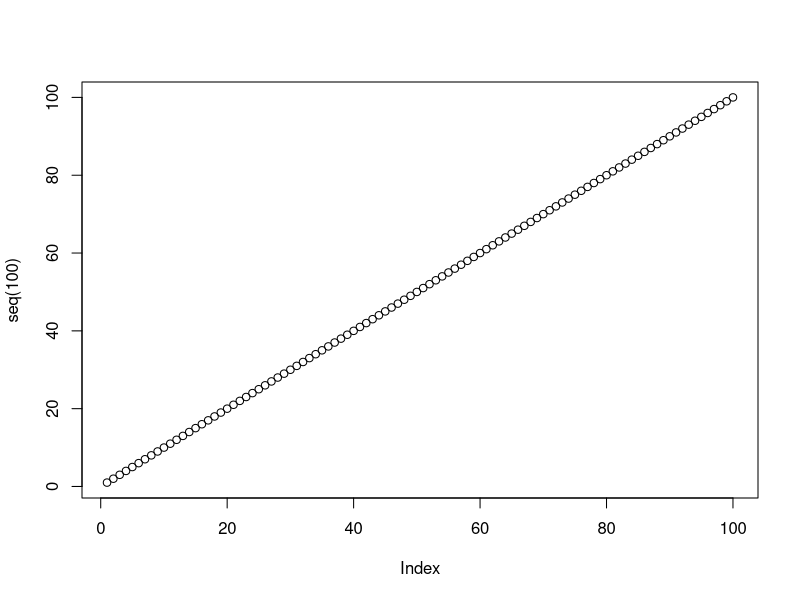
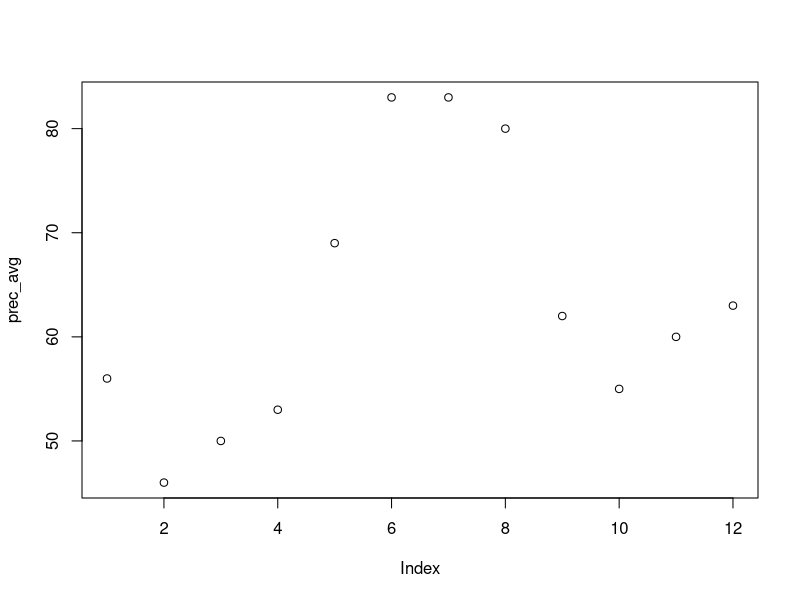
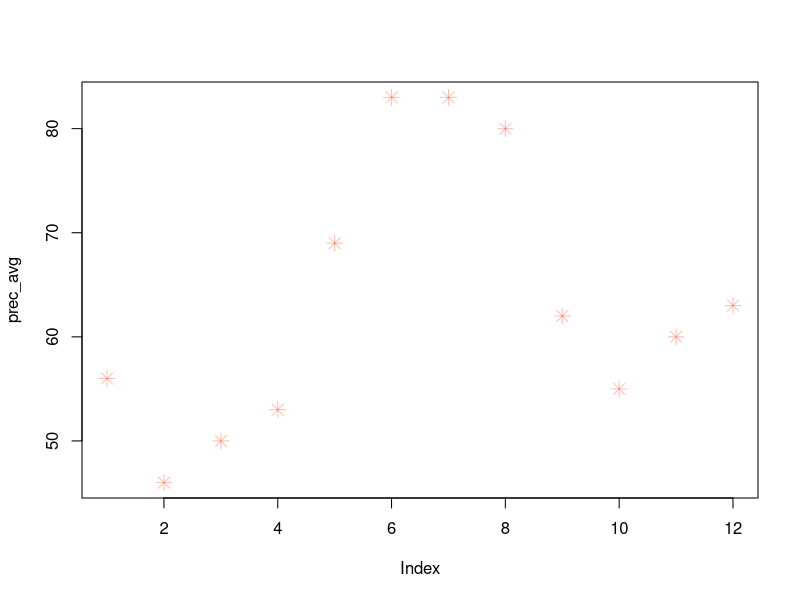

These figures' R source, in order: (Note: this script raises an error after producing the figures.)
5+6
5*5^4-88*15
0/0
1/0
result1 <- 5+6
result1
4**2
seq(1,9,by=2)
seq(100)
p <- seq(100)
p
a <- c("A", 1:100)
plot(seq(100))
head(a)
summary(a)
prec_avg <- c(56,46,50,53,69,83,83,80,62,55,60,63)
plot(prec_avg)
plot(prec_avg,pch=8,cex=1.5,col="#FF573360") #pch means point shapes #cex= symbol size (default=1), col= html color code
# http://htmlcolorcodes.com/

?plot

#getData

install.packages("raster")     
library(raster)

#Construction Side  One Korea 

PKR <- getData("GADM", country="PRK", level=1)
PKR
plot(PKR)
KOR <- getData("GADM",country="KOR", level=1) 
plot(KOR) 

FK <- union(PKR, KOR) #KOREA IS ONE 
plot(FK)

     
prec <- getData("worldclim",var="prec",res=.5,lon=127,lat=38)
plot(prec)

FK_prec <- crop(prec,FK)
plot(FK_prec)

FK_prec1 <- mask(FK_prec,FK)
plot(FK_prec1)


#Germany
germany <- getData("GADM",country="DEU",level=2)
plot(germany)
prec <- getData("worldclim",var="prec",res=.5,lon=10,lat=51)

ls(prec)
str(prec)
summary(prec)
prec_ger1 <- crop(prec,germany)
plot(prec_ger1)
prec_ger2 <- mask(prec_ger1, germany)
x11() #plotting in second window
plot(prec_ger2)

prec_avg <- cellStats(prec_ger2, stat="mean")
plot(prec_avg)

#Belgium
prec_bel1 <-crop(prec,belgium)
plot(prec_bel1)
prec_bel2 <-mask(prec_bel1,belgium)
plot(prec_bel2)


#GGPLOT

install.packages(ggplot)
library(ggplot2)

x11()
x <- data.frame(x=1,y=1,label="ggplot introduction \n@EAGLE")
ggplot(data=x, aes(x=x,y=y)) + geom_text(aes(label=label),size=15)
x11(x)
?mpg
ggplot(mpg,aes(x=displ, y=hwy)) + geom_point()+geom_smooth()
x11()
ggplot(mpg, aes(displ,cty,colour=class))+geom_point()       
ggplot(mpg, aes(displ, hwy)) +
  geom_point() +
  facet_wrap(~class)+
  geom_smooth()
ggplot(mpg, aes(class, displ))+
  geom_boxplot(alpha=.1,fill="green", colour = "#3366FF", outlier.colour="red") +
  geom_point(aes(color=hwy), alpha=.7, size=1.5, position=position_jitter(width= .25,height=0))
ggplot(mpg, aes(class,displ))+
  geom_boxplot(alpha=.5)+
  geom_point(aes(color=hwy),alpha=.7,size=1.5, position=position_jitter(width=.25,height=0))

myPlot <- ggplot(mpg, aes(x=displ, y=hwy))+geom_point()
plot(myPlot)             
myPlot+geom_smooth()
ggplot() + geom_point(data=mpg, aes(x=displ,y=hwy))
x11()
ggplot()+geom_point(data=mpg, aes(x=displ, y=hwy, colour=class))
ggplot(mpg,aes(drv,hwy))+
  geom_jitter()
ggplot(mpg, aes(drv,hwy))+
  geom_boxplot()
ggplot(mpg, aes(drv,hwy))+
  geom_violin()
ggplot(mpg,aes(drv,hwy))+
  geom_violin()+
  geom_jitter(aes(alpha=.7,size=2),colour="green")
a <-ggplot() + geom_point(data=mpg, aes(x=displ,y=hwy, colour=class))
a
a+theme_bw()
theme_set(theme_bw())
a+theme_light()
ggplot()+
  geom_point(data=mpg,aes(x=displ,y=hwy,colour=class))+
  facet_grid(manufacturer~drv)+
  ggtitle("EAGLE chart")+
  theme(plot.title=element_text(angle=0,size=22,colour="blue"))+
  scale_colour_discrete(name="type")
